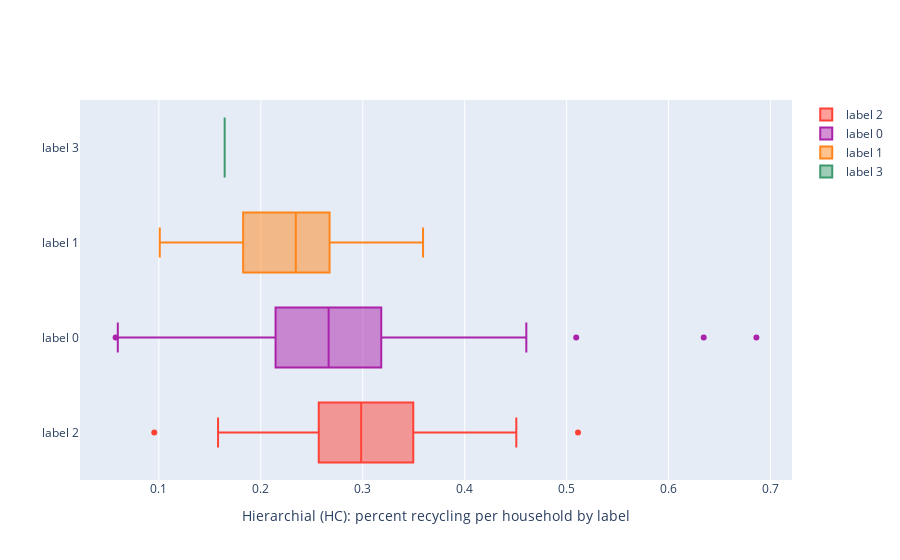

Source (notebook cell):
### Code cell
layout = Layout(
    boxgap=0.1,
    height = 600
)
fig = go.Figure(layout=layout)


fig.add_trace(go.Box(
    x=hc_label2['%recycle/hh'],
    name='label 2',
    marker_color='#FF4136'
))
fig.add_trace(go.Box(
    x=hc_label0['%recycle/hh'],
    name='label 0',
    marker_color='#AA22AA'
))
fig.add_trace(go.Box(
    x=hc_label1['%recycle/hh'],
    name='label 1',
    marker_color='#FF851B'
))
fig.add_trace(go.Box(
    x=hc_label3['%recycle/hh'],
    name='label 3',
    marker_color='#3D9970'
))


fig.update_layout(
    xaxis=dict(title='Hierarchial (HC): percent recycling per household by label', zeroline=False),
    boxmode='overlay'
)

fig.update_traces(orientation='h') # horizontal box plots

fig.show()

### Figure 1 — Plotly figure (JSON) as saved in the notebook; plotly's stock layout.template omitted (floating-point values rounded to 4 significant figures; data arrays with more than 128 entries replaced by an {"elided": "..."} marker saying what was removed)
{"data": [{"marker": {"color": "#FF4136"}, "name": "label 2", "orientation": "h", "type": "box", "x": [0.3104, 0.3811, 0.2583, 0.3024, 0.2997, 0.3388, 0.2842, 0.2415, 0.2284, 0.267, 0.5112, 0.2697, 0.4506, 0.3985, 0.3053, 0.3933, 0.1581, 0.2852, 0.1995, 0.3412, 0.3145, 0.3417, 0.3442, 0.2939, 0.2012, 0.425, 0.2797, 0.372, 0.2587, 0.3164, 0.1603, 0.3549, 0.425, 0.3596, 0.2973, 0.3625, 0.09552, 0.2916, 0.2146, 0.3305, 0.2824, 0.2508, 0.3233, 0.2756, 0.3993, 0.2308, 0.3721, 0.2444, 0.3123, 0.2554, 0.21, 0.2928]}, {"marker": {"color": "#AA22AA"}, "name": "label 0", "orientation": "h", "type": "box", "x": {"elided": "183 float values"}}, {"marker": {"color": "#FF851B"}, "name": "label 1", "orientation": "h", "type": "box", "x": [0.2911, 0.2887, 0.1505, 0.2349, 0.2266, 0.3591, 0.3252, 0.2949, 0.2522, 0.1866, 0.2405, 0.2937, 0.1948, 0.1009, 0.2104, 0.1889, 0.2569, 0.2343, 0.2528, 0.1251, 0.2038, 0.3496, 0.1665, 0.1118, 0.1038, 0.1814, 0.1633, 0.2397, 0.2781, 0.1443, 0.2443, 0.1893, 0.2242, 0.2395, 0.271]}, {"marker": {"color": "#3D9970"}, "name": "label 3", "orientation": "h", "type": "box", "x": [0.1645]}], "layout": {"autosize": true, "boxgap": 0.1, "boxmode": "overlay", "xaxis": {"autorange": true, "range": [0.02265, 0.721], "title": {"text": "Hierarchial (HC): percent recycling per household by label"}, "type": "linear", "zeroline": false}, "yaxis": {"autorange": true, "range": [-0.5, 3.5], "type": "category"}}}
